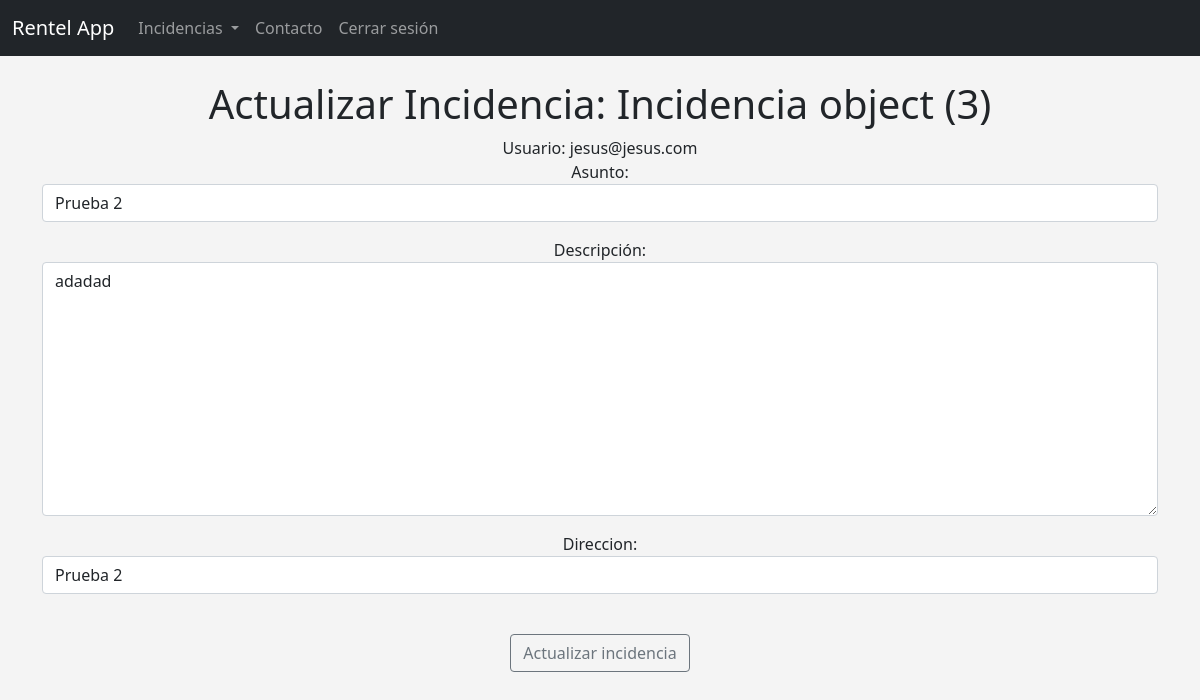
The app's page /update_incidencia/3 (signed in) with its own data.
### app/models.py (models this page shows)
class Incidencia(models.Model):
    titulo_incidencia = models.CharField(max_length=255, null=True)
    desc_incidencia = models.TextField()
    fecha = models.DateTimeField(null=True, editable=True)
    asignada = models.BooleanField(default=False)
    direccion = models.CharField(max_length=255, null=True)
    cliente_id = models.ForeignKey(
        Usuario,
        related_name="incidencias",
        on_delete=models.CASCADE
   )

class Usuario(AbstractBaseUser, PermissionsMixin):
    user = models.OneToOneField('self', on_delete=models.CASCADE, null=True, blank=True, default=None)
    email = models.EmailField(
                    verbose_name='email address',
                    max_length=255,
                    unique=True,
                )
    password = models.CharField(max_length=20, default=None)
    nombre = models.CharField(max_length=20)
    apellido = models.CharField(max_length=20)
    dni = models.CharField(max_length=9)
    ROL_CHOICES = (("CLIENTE", "Cliente"),
                   ("SOPORTE", "Soporte"),
                   ("TECNICO", "Tecnico"),
                   ("ADMIN", "Admin"),)
    rol = models.CharField(max_length=7, choices=ROL_CHOICES)
    tlf = models.CharField(max_length=9)
    direccion = models.CharField(max_length=50)
    is_staff = models.BooleanField(default=False)
    is_superuser = models.BooleanField(default=False)
    USERNAME_FIELD = 'email'
    objects = UsuarioManager()

### app/views.py (the view)
# urls.py: path('update_incidencia/<incidencia_id>', views.update_incidencia, name='update-incidencia'),
def update_incidencia(request, incidencia_id):
    incidencia = Incidencia.objects.get(pk=incidencia_id)
    if (request.user == incidencia.cliente_id):
        form = IncidenciaForm(request.POST or None, instance=incidencia)
    else:
        messages.error(request, ("Algo salió mal actualizando la incidencia."))
    if form.is_valid():
        incidencia_mod = form.save(commit=False)
        incidencia_mod.fecha = datetime.now()
        incidencia_mod.save()
        messages.success(request, "Su incidencia ha sido modificada.")
        return redirect('app:mostrar-incidencias')
    template = loader.get_template('app/update_incidencia.html')
    context = {
        'incidencia': incidencia,
        'form': form,
    }
    return HttpResponse(template.render(context, request))

### app/forms.py
class IncidenciaForm(ModelForm):
    class Meta:
        model = Incidencia
        fields = ('titulo_incidencia', 'desc_incidencia', 'direccion')
        labels = {
            'titulo_incidencia': 'Asunto',
            'desc_incidencia': 'Descripción',
            'direccion': 'Direccion',
        }
        widgets = {
            'titulo_incidencia': forms.TextInput(attrs={'class':'form-control', 'placeholder': 'Asunto'}),
            'desc_incidencia': forms.Textarea(attrs={'class':'form-control', 'placeholder': 'Describa el problema con detalle.'}),
            'direccion': forms.TextInput(attrs={'class':'form-control', 'placeholder': 'Dirección'}),
        }

### app/templates/app/update_incidencia.html (shortened to what this page needs)
{% extends 'app/base.html' %}
{% block content %}
    {% if user.is_authenticated %}
    <center>
        {% if user == incidencia.cliente_id %}
            <h1> Actualizar Incidencia: {{ incidencia }} </h1>
            Usuario: {{ user }}
            <form action="" method="POST">
                {{ form.as_p }}
                <br>
                <input type="submit" value="Actualizar incidencia"
                class="btn btn-outline-secondary">
        {% else %}
            <h2>Acceso denegado.</h2>
        {% endif %}
    </center>
    {% else %}
        <h1> ¡Vaya! Parece que no has iniciado sesión. </h1>
        <a href="{% url 'login' %}">Inicia sesión aquí</a>
    {% endif %}
{% endblock %}

### app/templates/app/base.html (style rules this page uses)
body { background: #f4f4f4 }

### records on screen
Incidencia: id "Incidencia object (3)", titulo_incidencia "Prueba 2", desc_incidencia "adadad", direccion "Prueba 2"
Usuario: email "jesus@jesus.com"
